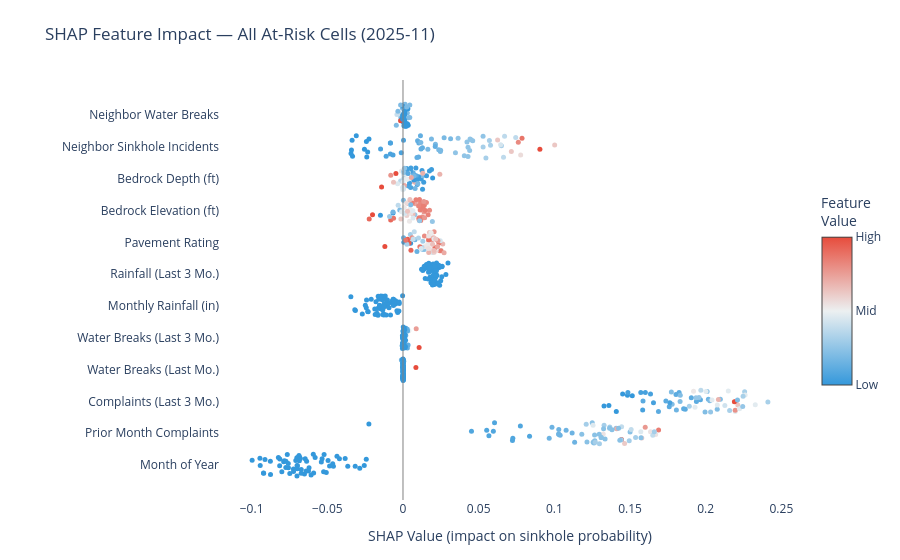

The code cell stored with this chart in its notebook:
### Code cell
import plotly.graph_objects as go

# Normalise feature values to [0,1] per feature for colouring
X_arr   = shap_vals_raw[:, :, 1]   # (n_cells, n_features)
X_data  = X_risk.values
feat_min = X_data.min(axis=0)
feat_max = X_data.max(axis=0)
feat_norm = (X_data - feat_min) / np.where(feat_max - feat_min == 0, 1, feat_max - feat_min)

rng = np.random.default_rng(42)
fig_bee = go.Figure()

for fi, label in enumerate(readable_labels):
    sv_col  = shap_vals[:, fi]
    nv_col  = feat_norm[:, fi]
    fv_col  = X_data[:, fi]
    jitter  = rng.uniform(-0.35, 0.35, size=len(sv_col))

    fig_bee.add_trace(go.Scatter(
        x    = sv_col,
        y    = [fi + j for j in jitter],
        mode = 'markers',
        name = label,
        marker = dict(
            size   = 5,
            color  = nv_col,
            colorscale = [[0, '#3498db'], [0.5, '#ecf0f1'], [1, '#e74c3c']],
            cmin   = 0, cmax = 1,
            line   = dict(width=0),
            showscale = (fi == len(readable_labels) - 1),
            colorbar  = dict(
                title       = 'Feature<br>Value',
                tickvals    = [0, 0.5, 1],
                ticktext    = ['Low', 'Mid', 'High'],
                len         = 0.5, y = 0.5,
            ) if fi == len(readable_labels) - 1 else None,
        ),
        hovertemplate = (
            f'<b>{label}</b><br>'
            'SHAP: %{x:+.4f}<br>'
            'Feature value: ' + '%{customdata:.3f}<extra></extra>'
        ),
        customdata = fv_col,
    ))

fig_bee.update_layout(
    title      = f'SHAP Feature Impact — All At-Risk Cells ({latest_month})',
    xaxis_title= 'SHAP Value (impact on sinkhole probability)',
    yaxis      = dict(
        tickmode = 'array',
        tickvals = list(range(len(readable_labels))),
        ticktext = readable_labels,
        zeroline = False,
    ),
    height      = 560,
    showlegend  = False,
    plot_bgcolor= 'white',
    paper_bgcolor='white',
    margin      = dict(l=220, r=80, t=80, b=60),
)
fig_bee.add_vline(x=0, line_color='grey', line_width=1, line_dash='solid')

out_bee = os.path.join(BASE, 'shap_beeswarm.html')
fig_bee.write_html(out_bee, include_plotlyjs='cdn', full_html=True)
print(f'Beeswarm HTML saved to {out_bee}')
fig_bee.show()
